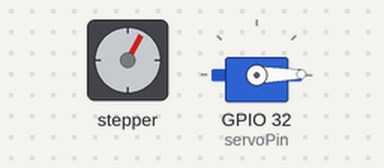
A sketch run on a simulated ESP32. Parts: stepper motor, servo. Stepper angles assume 2048 steps per turn; what the sketch prints to the serial monitor is not drawn.

Above: at 1.0 s.
At 10.69 s:
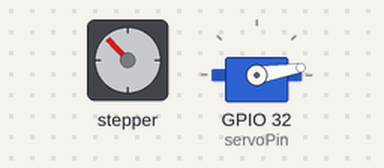
At 20.3 s:
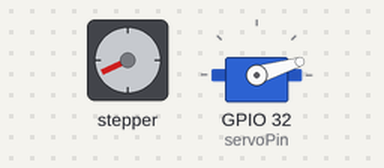
At 39.8 s:
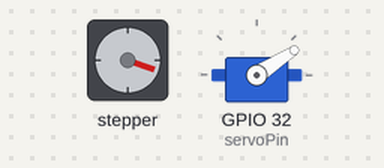
Timing chart, 0 to 40.0 s (numbered marks = the images above):
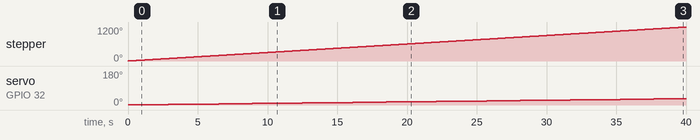

The sketch:

lab7_servo.ino
```cpp
#include <ESP32Servo.h>
#include <Stepper.h>

TaskHandle_t Task1;
TaskHandle_t Task2;

const int stepsPerRevolution = 2048;  // change this to fit the number of steps per revolution

// ULN2003 Motor Driver Pins
#define IN1 12
#define IN2 14
#define IN3 27
#define IN4 26

// initialize the stepper library
Stepper myStepper(stepsPerRevolution, IN1, IN3, IN2, IN4);

Servo myservo;  // create servo object to control a servo
// 16 servo objects can be created on the ESP32


// Recommended PWM GPIO pins on the ESP32 include 2,4,12-19,21-23,25-27,32-33
int servoPin = 32;

void setup() {
  // initialize the serial port
  Serial.begin(115200);
  xTaskCreatePinnedToCore(
    StepperCode, /* Function to implement the task */
    "Task1", /* Name of the task */
    10000,  /* Stack size in words */
    NULL,  /* Task input parameter */
    1,  /* Priority of the task */
    &Task1,  /* Task handle. */
    0); /* Core where the task should run */
  delay(500);
  xTaskCreatePinnedToCore(
    ServoCode, /* Function to implement the task */
    "Task2", /* Name of the task */
    10000,  /* Stack size in words */
    NULL,  /* Task input parameter */
    1,  /* Priority of the task */
    &Task2,  /* Task handle. */
    1); /* Core where the task should run */
  delay(500);
}

void loop() {
  // // step one revolution in one direction:
  // Serial.println("clockwise");
  // myStepper.step(stepsPerRevolution);

  // if (pos >= 180) {
  //   offset = -10;
  // }
  // if (pos <= 0) {
  //   offset = 10;
  // }
  // pos += offset;
  // myservo.write(pos);
}

void StepperCode(void * parameter) {
  // set the speed at 5 rpm
  myStepper.setSpeed(5);
  // Serial.println("Entering StepperCode");
  for (;;) {

    myStepper.step(stepsPerRevolution);
    // Serial.println("Running in StepperCode");
  }
}

void ServoCode(void * parameter) {
  // Allow allocation of all timers
	ESP32PWM::allocateTimer(0);
	ESP32PWM::allocateTimer(1);
	ESP32PWM::allocateTimer(2);
	ESP32PWM::allocateTimer(3);
	myservo.setPeriodHertz(50);    // standard 50 hz servo
	myservo.attach(servoPin, 400, 2400); // attaches the servo on pin 18 to the servo object
	// using default min/max of 1000us and 2000us
	// different servos may require different min/max settings
	// for an accurate 0 to 180 sweep
  // Serial.println("Entering ServoCode");
  int pos = 0;
  int offset = 1;
  for (;;) {
    if (pos >= 180) {
      offset = -1;
    }
    if (pos <= 0) {
      offset = 1;
    }
    pos += offset;
    myservo.write(pos);
    delay(1200);
    Serial.println("pos: " + pos);
  }
}
```

Measured:
- by itself, stepper: keeps turning clockwise at about 30°/s
- by itself, servo on GPIO 32 (servoPin): moves from 1° to 33° over 37.2 s
